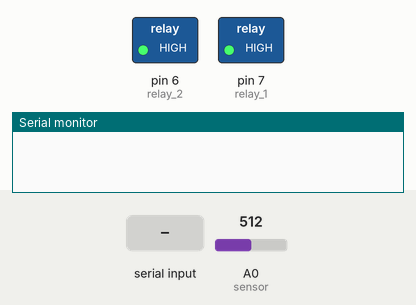
This sketch was run on a simulated Arduino Uno, built with avr-gcc and run on an emulated ATmega328P. Parts: switched loads named in the sketch (green lamp = pin HIGH), the last lines printed to the serial monitor. The inputs (shaded band) are chosen by the test bench; at power-on: A0 (sensor) = 512.

Above: at 2.2 s.
2.3 s: "90,45\n" received over Serial
At 4.3 s:
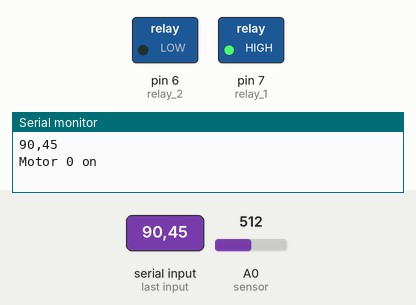
Timing chart, 0 to 5.8 s (numbered marks = the images above; inputs shaded):
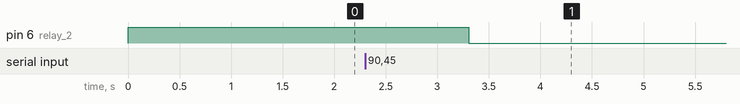

The sketch:

sketch_vending_motor.ino
```cpp
const byte DATA_MAX_SIZE = 32;
char data[DATA_MAX_SIZE];   // an array to store the received data

const int relay_1 = 7;
const int relay_2 = 6;
const int sensor = 0;

unsigned long prevRot = 0;

void setup() {
  Serial.begin(9600);

  digitalWrite(relay_1, HIGH);
  digitalWrite(relay_2, HIGH);
  pinMode(relay_1, OUTPUT);
  pinMode(relay_2, OUTPUT);

  pinMode(sensor, INPUT);

  // Wait for a sec before entering the main loop
  delay(1000);
  // startMotor(1,2);
}

void loop() {
  receiveData();
}

void startMotor(int id, int revs) {
  int relay = id == 1 ? relay_1 : relay_2;

  digitalWrite(relay, LOW);
  bool rotating = true;

  String msg = "Motor " + String(id) + " on";
  Serial.println(msg);

  prevRot = millis();
  int count = 0;

  while(rotating) {
    long currRot = millis();
    if(analogRead(sensor) < 100 && (currRot - prevRot > 800)) {
      count ++;
      if(count >= revs) {
        rotating = false;
        digitalWrite(relay, HIGH);

        String msg = "Motor " + String(id) + " off";
        Serial.println(msg);
      }
      prevRot = millis();
    }
  }
}

void receiveData() {
  String receivedStr;     // read char from serial port
  if(Serial.available() > 0) {
    receivedStr = Serial.readStringUntil("\n");
    Serial.println(receivedStr);

    if(receivedStr) {
      int motor_id = receivedStr.substring(1).toInt();
      int revolutions = receivedStr.substring(3).toInt();
      startMotor(motor_id, revolutions);
    }
    else {
      Serial.println("Invalid command");
    }
  }
}
```

Measured:
- after the input at 2.3 s, pin 6 (relay_2): HIGH → LOW after 1.0 s
